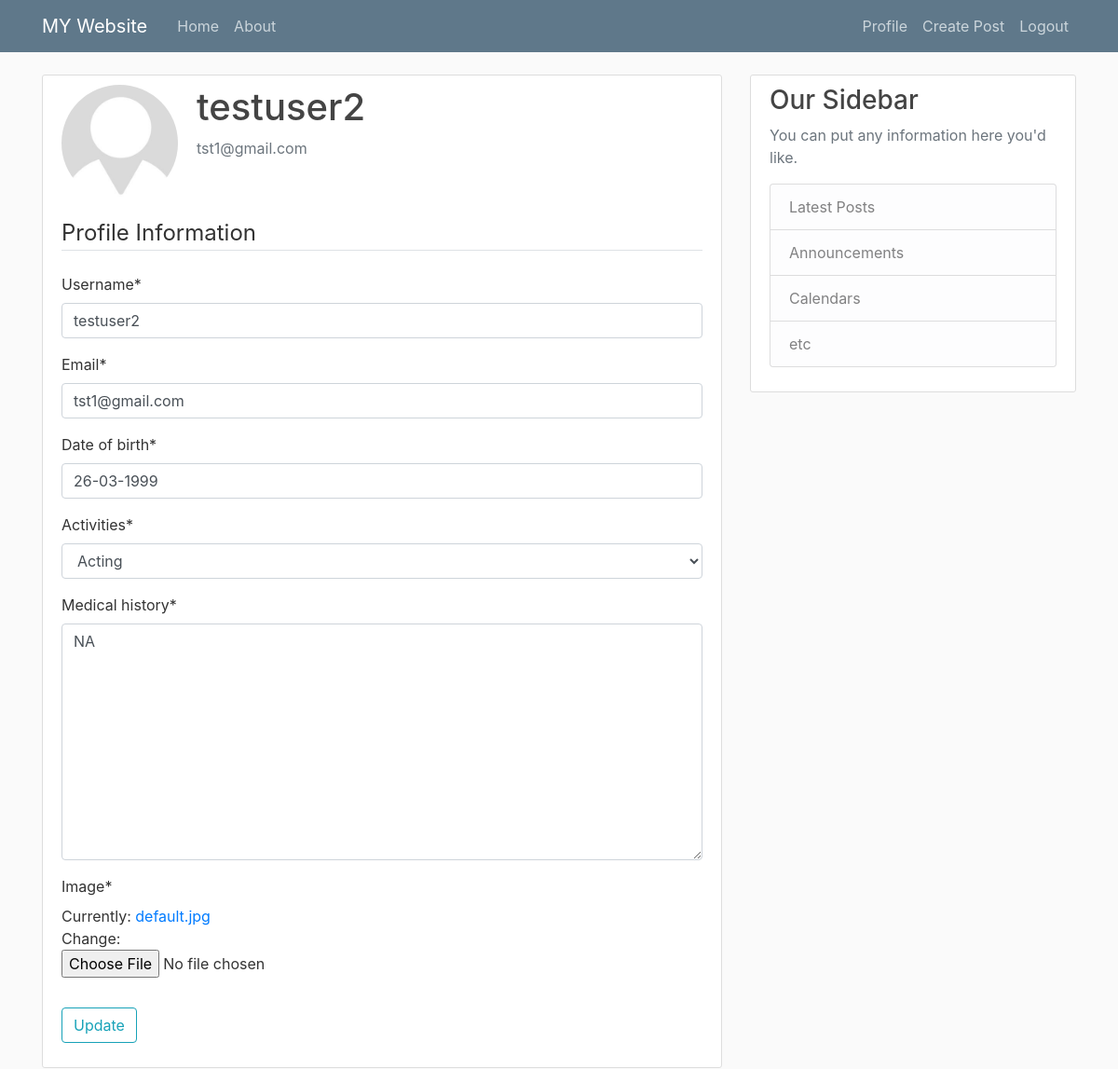
/profile/ (signed in), run on the app's committed database.
### users/models.py (models this page shows, shortened)
class User(AbstractBaseUser):
	email = models.EmailField(verbose_name="email", max_length=60)
	username = models.CharField(max_length=60, unique=True)
	date_of_birth = models.DateField(verbose_name= "Date Of Birth")
	medical_history = models.TextField(null=True)
	activities = models.ForeignKey(Activities, null=True, on_delete= models.SET_NULL)
	is_active = models.BooleanField(default=True)
	staff = models.BooleanField(default=False)
	admin = models.BooleanField(default=False)
	USERNAME_FIELD = 'username'
	REQUIRED_FIELDS = [ 'email', 'date_of_birth']
	objects = UserManager()

class Profile(models.Model):
	user = models.OneToOneField(User, on_delete= models.CASCADE)
	image = models.ImageField(default = 'default.jpg', upload_to = 'profile_dir')

### users/views.py (the view)
# urls.py: path('profile/', user_view.profile , name='profile'),
@login_required
def profile(request):
	if request.method == 'POST':
		u_form = UserUpdateForm(request.POST, instance= request.user) 	#user update form instance
		p_form = ProfileUpdateForm(request.POST, request.FILES, instance= request.user.profile) #profile update form instance
		if u_form.is_valid() and p_form.is_valid():
			u_form.save()
			p_form.save()
			messages.success(request, f'Your Profile Has Been Updated!')
			return redirect('profile')
	else:
		u_form = UserUpdateForm(instance= request.user) 	#user update form instance
		p_form = ProfileUpdateForm(instance= request.user.profile) #profile update form instance
	context = {
	'u_form' : u_form,
	'p_form' : p_form,
	'title' : 'Profile'
	}
	return render(request, 'users/profile.html',context)

### users/forms.py
class UserUpdateForm(forms.ModelForm):
	email = forms.EmailField()
	date_of_birth = forms.DateField(input_formats=settings.DATE_INPUT_FORMATS)
	medical_history = forms.CharField(widget=forms.Textarea)
	activities = forms.Select(choices=select_activity)
	class Meta:
		model = User
		fields= ['username','email','date_of_birth', 'activities', 'medical_history']

class ProfileUpdateForm(forms.ModelForm):
	class Meta:
		model = Profile
		fields = ['image']

### users/models.py (called while the page is built)
	def __str__(self):
		return self.activity

### users/templates/users/profile.html (shortened to what this page needs)
{% extends 'blog/base.html' %}
{% load crispy_forms_tags %}
{% block content %}
	<div class="content-section">
	  <div class="media">
	    <img class="rounded-circle account-img" src="{{ user.profile.image.url }}">
	    <div class="media-body">
	      <h2 class="account-heading"> {{ user.username }} </h2>
	      <p class="text-secondary">{{ user.email }}</p>
	    </div>
	  </div>
	    <form method="POST" enctype="multipart/form-data">
				<fieldset class="form-group">
					<legend class="border-bottom mb-4"> Profile Information</legend>
					{{ u_form | crispy }}
					{{ p_form | crispy }}
				</fieldset>
				<div class="form-group">
					<button class="btn btn-outline-info" type="submit">Update</button>
				</div>
		</form>
	</div>
{% endblock content %}

### blog/static/blog/main.css (style rules this page uses)
body { background: #fafafa; color: #333333; margin-top: 5rem; }
h1, h2, h3, h4, h5, h6 { color: #444444; }
.content-section { background: #ffffff; padding: 10px 20px; border: 1px solid #dddddd; border-radius: 3px; margin-bottom: 20px; }
.account-img { height: 125px; width: 125px; margin-right: 20px; margin-bottom: 16px; }
.account-heading { font-size: 2.5rem; }

### data on the page
User: profile.image (placeholder picture), username "testuser2", email "tst1@gmail.com", date_of_birth "26-03-1999", activities "Acting", medical_history "NA"
